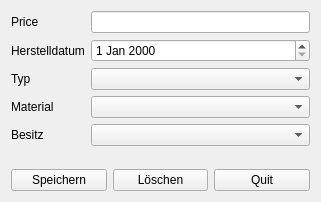
<?xml version="1.0" encoding="UTF-8"?>
<ui version="4.0">
 <class>GymDialog</class>
 <widget class="QWidget" name="GymDialog">
  <property name="geometry">
   <rect>
    <x>0</x>
    <y>0</y>
    <width>321</width>
    <height>202</height>
   </rect>
  </property>
  <property name="windowTitle">
   <string>Form</string>
  </property>
  <layout class="QVBoxLayout" name="verticalLayout">
   <item>
    <layout class="QFormLayout" name="formLayout">
     <item row="0" column="0">
      <widget class="QLabel" name="priceLabel">
       <property name="text">
        <string>Price</string>
       </property>
      </widget>
     </item>
     <item row="0" column="1">
      <widget class="QLineEdit" name="priceComboBox"/>
     </item>
     <item row="2" column="0">
      <widget class="QLabel" name="typLabel">
       <property name="text">
        <string>Typ</string>
       </property>
      </widget>
     </item>
     <item row="3" column="0">
      <widget class="QLabel" name="materialLabel">
       <property name="text">
        <string>Material</string>
       </property>
      </widget>
     </item>
     <item row="3" column="1">
      <widget class="QComboBox" name="materialComboBox"/>
     </item>
     <item row="2" column="1">
      <widget class="QComboBox" name="typComboBox"/>
     </item>
     <item row="4" column="1">
      <widget class="QComboBox" name="besitzComboBox"/>
     </item>
     <item row="4" column="0">
      <widget class="QLabel" name="besitzLabel">
       <property name="text">
        <string>Besitz</string>
       </property>
      </widget>
     </item>
     <item row="1" column="1">
      <widget class="QDateEdit" name="herstelldatumDateEdit"/>
     </item>
     <item row="1" column="0">
      <widget class="QLabel" name="herstelldatumLabel">
       <property name="text">
        <string>Herstelldatum</string>
       </property>
      </widget>
     </item>
    </layout>
   </item>
   <item>
    <layout class="QHBoxLayout" name="horizontalLayout">
     <item>
      <widget class="QPushButton" name="saveButton">
       <property name="text">
        <string>Speichern</string>
       </property>
      </widget>
     </item>
     <item>
      <widget class="QPushButton" name="delButton">
       <property name="text">
        <string>Löschen</string>
       </property>
      </widget>
     </item>
     <item>
      <widget class="QPushButton" name="quitButton">
       <property name="text">
        <string>Quit</string>
       </property>
      </widget>
     </item>
    </layout>
   </item>
  </layout>
 </widget>
 <resources/>
 <connections/>
</ui>
